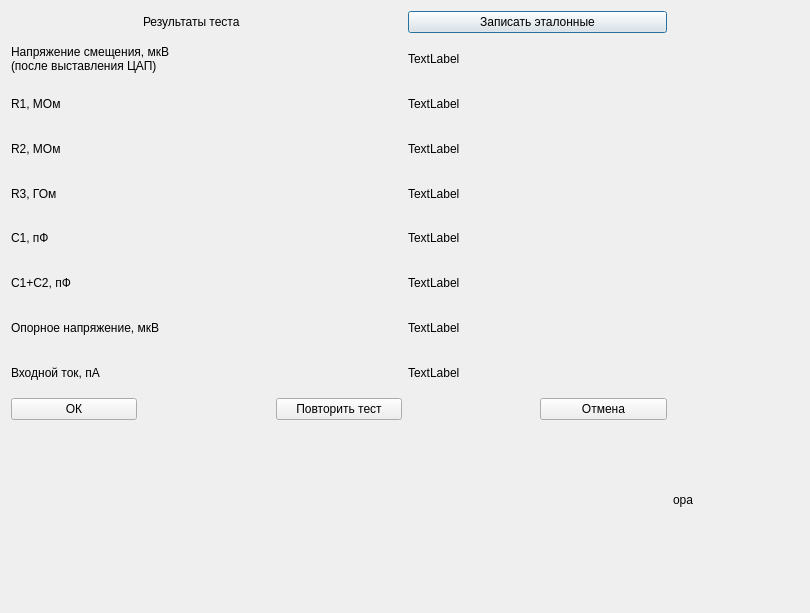
<?xml version="1.0" encoding="UTF-8"?>
<ui version="4.0">
 <class>Measuring_Popup</class>
 <widget class="QDialog" name="Measuring_Popup">
  <property name="geometry">
   <rect>
    <x>0</x>
    <y>0</y>
    <width>810</width>
    <height>613</height>
   </rect>
  </property>
  <property name="windowTitle">
   <string>Dialog</string>
  </property>
  <layout class="QGridLayout" name="gridLayout_2">
   <item row="0" column="1" colspan="2">
    <widget class="QLabel" name="label">
     <property name="text">
      <string>Результаты теста</string>
     </property>
    </widget>
   </item>
   <item row="0" column="3" colspan="2">
    <widget class="QPushButton" name="pushButton_4">
     <property name="text">
      <string>Записать эталонные</string>
     </property>
    </widget>
   </item>
   <item row="1" column="0" rowspan="2" colspan="6">
    <layout class="QGridLayout" name="gridLayout">
     <item row="0" column="0">
      <widget class="QLabel" name="label_2">
       <property name="text">
        <string>Напряжение смещения, мкВ 
(после выставления ЦАП)</string>
       </property>
      </widget>
     </item>
     <item row="0" column="1">
      <widget class="QLabel" name="label_3">
       <property name="text">
        <string>TextLabel</string>
       </property>
      </widget>
     </item>
     <item row="1" column="0">
      <widget class="QLabel" name="label_4">
       <property name="text">
        <string>R1, МОм</string>
       </property>
      </widget>
     </item>
     <item row="1" column="1">
      <widget class="QLabel" name="label_5">
       <property name="text">
        <string>TextLabel</string>
       </property>
      </widget>
     </item>
     <item row="2" column="0">
      <widget class="QLabel" name="label_6">
       <property name="text">
        <string>R2, МОм</string>
       </property>
      </widget>
     </item>
     <item row="2" column="1">
      <widget class="QLabel" name="label_7">
       <property name="text">
        <string>TextLabel</string>
       </property>
      </widget>
     </item>
     <item row="3" column="0">
      <widget class="QLabel" name="label_8">
       <property name="text">
        <string>R3, ГОм</string>
       </property>
      </widget>
     </item>
     <item row="3" column="1">
      <widget class="QLabel" name="label_9">
       <property name="text">
        <string>TextLabel</string>
       </property>
      </widget>
     </item>
     <item row="4" column="0">
      <widget class="QLabel" name="label_10">
       <property name="text">
        <string>C1, пФ</string>
       </property>
      </widget>
     </item>
     <item row="4" column="1">
      <widget class="QLabel" name="label_11">
       <property name="text">
        <string>TextLabel</string>
       </property>
      </widget>
     </item>
     <item row="5" column="0">
      <widget class="QLabel" name="label_12">
       <property name="text">
        <string>C1+C2, пФ</string>
       </property>
      </widget>
     </item>
     <item row="5" column="1">
      <widget class="QLabel" name="label_13">
       <property name="text">
        <string>TextLabel</string>
       </property>
      </widget>
     </item>
     <item row="6" column="0">
      <widget class="QLabel" name="label_14">
       <property name="text">
        <string>Опорное напряжение, мкВ</string>
       </property>
      </widget>
     </item>
     <item row="6" column="1">
      <widget class="QLabel" name="label_15">
       <property name="text">
        <string>TextLabel</string>
       </property>
      </widget>
     </item>
     <item row="7" column="0">
      <widget class="QLabel" name="label_16">
       <property name="text">
        <string>Входной ток, пА</string>
       </property>
      </widget>
     </item>
     <item row="7" column="1">
      <widget class="QLabel" name="label_17">
       <property name="text">
        <string>TextLabel</string>
       </property>
      </widget>
     </item>
    </layout>
   </item>
   <item row="3" column="0">
    <widget class="QPushButton" name="pushButton">
     <property name="text">
      <string>ОК</string>
     </property>
    </widget>
   </item>
   <item row="3" column="2">
    <widget class="QPushButton" name="pushButton_2">
     <property name="text">
      <string>Повторить тест</string>
     </property>
    </widget>
   </item>
   <item row="3" column="4">
    <widget class="QPushButton" name="pushButton_3">
     <property name="text">
      <string>Отмена</string>
     </property>
    </widget>
   </item>
   <item row="3" column="5" rowspan="2">
    <widget class="QLabel" name="label_18">
     <property name="text">
      <string>opa</string>
     </property>
    </widget>
   </item>
  </layout>
 </widget>
 <resources/>
 <connections/>
</ui>
